Frame 1 (no input): blank canvas, image omitted
Frame 60 (the mouse pressed at the canvas centre just before this capture): blank canvas, image omitted
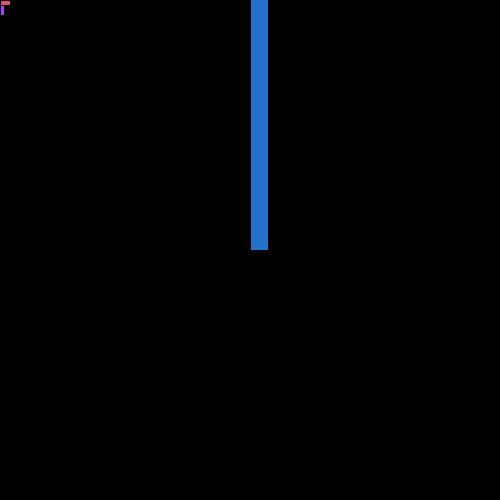
Frame 120 (the mouse held since frame 60 and released just before this capture)

The Processing sketch whose frames 1 and 60 were blank and that drew this single picture after the mouse press (run headless with seeded random() and noise(); from frame 60 on, the mouse is pressed at the canvas centre):

// Processing sketch: processing_78010
// ── processing_78010.pde

int tamany = 25;

void setup (){
  size (500,500);
  background (0);
}

void draw (){
  if (keyPressed == true) {
     fill(0);
     tamany = tamany + 10;
     
  } else {
     fill (int(random(255)),int(random(255)),int(random(255)));
     tamany = tamany - 10;
  }
  
  rect (mouseX, mouseY, int (random(20)), tamany);
  
}
